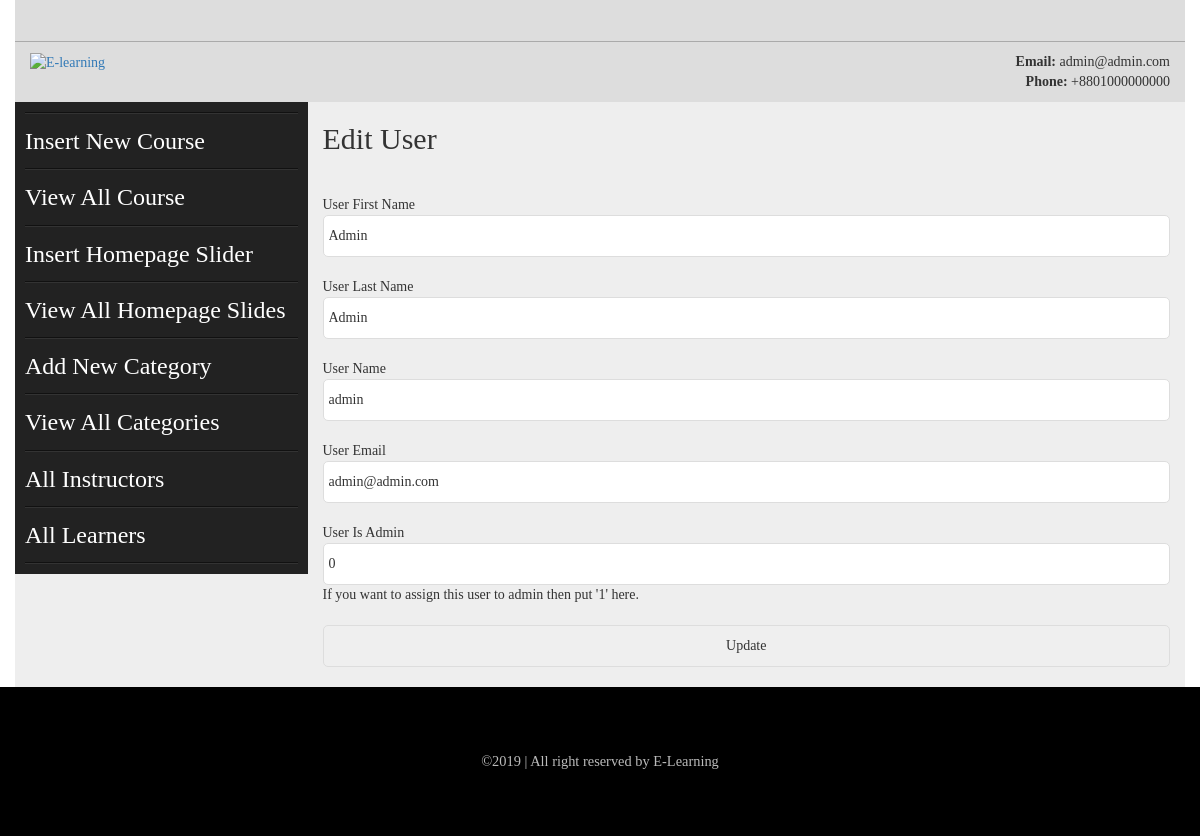
/admin/edit_instructor.php?edit_user=9, run on the app's committed database.
### tables this page shows
CREATE TABLE `instructors` (
  `user_id` int(100) NOT NULL,
  `user_fname` text NOT NULL,
  `user_lname` text NOT NULL,
  `user_name` varchar(100) NOT NULL,
  `user_email` varchar(100) NOT NULL,
  `user_pass` varchar(50) NOT NULL,
  `about` text NOT NULL,
  `admin` tinyint(1) DEFAULT NULL
);

### admin/edit_instructor.php (the view, shortened to what this page needs)
<?php include("includes/header.php");?>
<section class="admin_area">
    <div class="container">
        <div class="row">
            <?php include("includes/admin_menus.php");?>
            <div class="col-md-9 col-sm-9 col-xs-12">
                <div class="add_admin_content">
                   <h2>Edit User</h2>
                    <?php
                    if(isset($_GET['edit_user'])){
                    $user_get_id = $_GET['edit_user'];
                    $user = "select * from instructors where user_id = '$user_get_id'";
                    $run_user = mysqli_query($con,$user);
                    while($user_row = mysqli_fetch_array($run_user)):
                    $user_fname = $user_row ['user_fname'];
                    $user_lname = $user_row ['user_lname'];
                    $user_name = $user_row ['user_name'];
                    $user_email = $user_row ['user_email'];
                    $admin = $user_row ['admin'];
                    ?>
                    <form action="<?php echo $_SERVER['PHP_SELF']; ?>" enctype="multipart/form-data" method="post">
                        <p>
                            <label for="user_fname">User First Name</label>
                            <input type="text" placeholder="User First Name" name="user_fname" value="<?php echo $user_fname;?>">
                        </p>
                        <p>
                            <label for="user_lname">User Last Name</label>
                            <input type="text" placeholder="User Last Name" name="user_lname" value="<?php echo $user_lname;?>">
                        </p>
                        <p>
                            <label for="user_name">User Name</label>
                            <input type="text" placeholder="User Name" name="user_name" value="<?php echo $user_name;?>">
                        </p>
                        <p>
                            <label for="user_email">User Email</label>
                            <input type="email" placeholder="User Email" name="user_email" value="<?php echo $user_email;?>">
                        </p>
                        <p>
                            <label for="user_is_admin">User Is Admin</label>
                            <input type="text" placeholder="User Is Admin?" name="user_is_admin" value="<?php echo $admin;?>">
                            <span>If you want to assign this user to admin then put '1' here.</span>
                        </p>
                        <p>
                            <input type="submit" value="Update" name="update_user">
                        </p>
                    </form>
                    <?php endwhile;?>
                    <?php };?>
                </div>
            </div>
        </div>
    </div>
</section>
<?php include("includes/footer.php");?>

### admin/css/style.css (style rules this page uses)
body { font-family: 'Lora', serif; }
h1,h2,h3,h4,h5,h6,p { margin: 0; padding: 0 }
.container { background: #eee }
.admin_area .row { position: relative; }
.add_admin_content label { display: block; }
.add_admin_content input, .add_admin_content textarea { border: 1px solid #ddd; border-radius: 5px; padding: 10px 5px; width: 100%; }
.add_admin_content form p { margin-bottom: 20px; }
.add_admin_content h2 { margin-bottom: 40px; margin-top: 20px; }
body, html { height: 100%; }

### admin/css/main.css (style rules this page uses)
html { color: #222; font-size: 1em; line-height: 1.4; }
label { margin: 0; padding: 0; border: 0; font-size: 100%; font: inherit; vertical-align: baseline; }

### data on the page
instructors: user_fname "Admin", user_lname "Admin", user_name "admin", user_email "admin@admin.com", user_is_admin "0"
